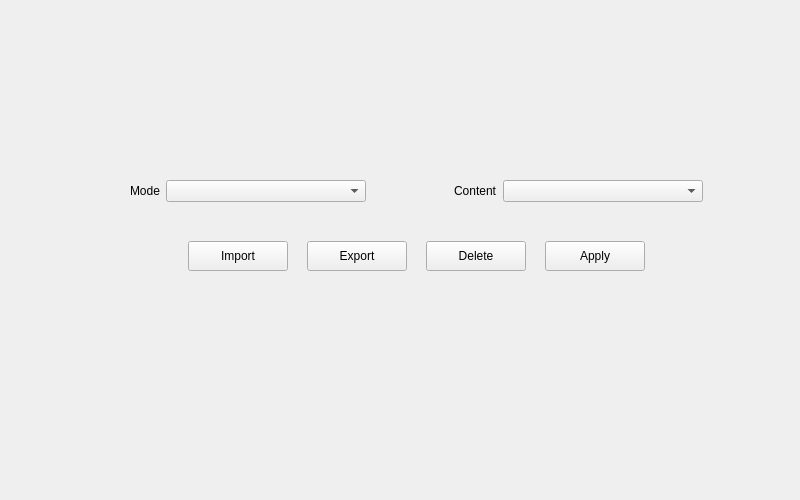
<?xml version="1.0" encoding="UTF-8"?>
<ui version="4.0">
 <class>UC1218_4K_Edid_Form</class>
 <widget class="QWidget" name="UC1218_4K_Edid_Form">
  <property name="geometry">
   <rect>
    <x>0</x>
    <y>0</y>
    <width>800</width>
    <height>500</height>
   </rect>
  </property>
  <property name="windowTitle">
   <string>Form</string>
  </property>
  <widget class="QWidget" name="">
   <property name="geometry">
    <rect>
     <x>130</x>
     <y>180</y>
     <width>573</width>
     <height>91</height>
    </rect>
   </property>
   <layout class="QVBoxLayout" name="verticalLayout">
    <item>
     <layout class="QHBoxLayout" name="horizontalLayout_4">
      <item>
       <layout class="QHBoxLayout" name="horizontalLayout">
        <item>
         <widget class="QLabel" name="edidMode_label">
          <property name="text">
           <string>Mode</string>
          </property>
         </widget>
        </item>
        <item>
         <widget class="QComboBox" name="edidMode_comboBox">
          <property name="sizePolicy">
           <sizepolicy hsizetype="Minimum" vsizetype="Fixed">
            <horstretch>0</horstretch>
            <verstretch>0</verstretch>
           </sizepolicy>
          </property>
          <property name="minimumSize">
           <size>
            <width>200</width>
            <height>0</height>
           </size>
          </property>
         </widget>
        </item>
       </layout>
      </item>
      <item>
       <spacer name="horizontalSpacer_2">
        <property name="orientation">
         <enum>Qt::Horizontal</enum>
        </property>
        <property name="sizeHint" stdset="0">
         <size>
          <width>13</width>
          <height>20</height>
         </size>
        </property>
       </spacer>
      </item>
      <item>
       <layout class="QHBoxLayout" name="horizontalLayout_2">
        <item>
         <widget class="QLabel" name="edidContent_label">
          <property name="text">
           <string>Content</string>
          </property>
         </widget>
        </item>
        <item>
         <widget class="SingleCheckComboBox" name="edidContent_comboBox">
          <property name="sizePolicy">
           <sizepolicy hsizetype="Minimum" vsizetype="Fixed">
            <horstretch>0</horstretch>
            <verstretch>0</verstretch>
           </sizepolicy>
          </property>
          <property name="minimumSize">
           <size>
            <width>200</width>
            <height>0</height>
           </size>
          </property>
         </widget>
        </item>
       </layout>
      </item>
     </layout>
    </item>
    <item>
     <spacer name="verticalSpacer">
      <property name="orientation">
       <enum>Qt::Vertical</enum>
      </property>
      <property name="sizeHint" stdset="0">
       <size>
        <width>20</width>
        <height>18</height>
       </size>
      </property>
     </spacer>
    </item>
    <item>
     <layout class="QHBoxLayout" name="horizontalLayout_5">
      <item>
       <spacer name="horizontalSpacer_5">
        <property name="orientation">
         <enum>Qt::Horizontal</enum>
        </property>
        <property name="sizeHint" stdset="0">
         <size>
          <width>40</width>
          <height>20</height>
         </size>
        </property>
       </spacer>
      </item>
      <item>
       <layout class="QHBoxLayout" name="horizontalLayout_3">
        <item>
         <widget class="QPushButton" name="importEdid_pushButton">
          <property name="minimumSize">
           <size>
            <width>100</width>
            <height>30</height>
           </size>
          </property>
          <property name="text">
           <string>Import</string>
          </property>
         </widget>
        </item>
        <item>
         <spacer name="horizontalSpacer">
          <property name="orientation">
           <enum>Qt::Horizontal</enum>
          </property>
          <property name="sizeHint" stdset="0">
           <size>
            <width>13</width>
            <height>20</height>
           </size>
          </property>
         </spacer>
        </item>
        <item>
         <widget class="QPushButton" name="exportEdid_pushButton">
          <property name="minimumSize">
           <size>
            <width>100</width>
            <height>30</height>
           </size>
          </property>
          <property name="text">
           <string>Export</string>
          </property>
         </widget>
        </item>
        <item>
         <spacer name="horizontalSpacer_3">
          <property name="orientation">
           <enum>Qt::Horizontal</enum>
          </property>
          <property name="sizeHint" stdset="0">
           <size>
            <width>13</width>
            <height>20</height>
           </size>
          </property>
         </spacer>
        </item>
        <item>
         <widget class="QPushButton" name="edidContent_delete_pushButton">
          <property name="minimumSize">
           <size>
            <width>100</width>
            <height>30</height>
           </size>
          </property>
          <property name="text">
           <string>Delete</string>
          </property>
         </widget>
        </item>
        <item>
         <spacer name="horizontalSpacer_4">
          <property name="orientation">
           <enum>Qt::Horizontal</enum>
          </property>
          <property name="sizeHint" stdset="0">
           <size>
            <width>13</width>
            <height>20</height>
           </size>
          </property>
         </spacer>
        </item>
        <item>
         <widget class="QPushButton" name="edidContent_save_pushButton">
          <property name="minimumSize">
           <size>
            <width>100</width>
            <height>30</height>
           </size>
          </property>
          <property name="text">
           <string>Apply</string>
          </property>
         </widget>
        </item>
       </layout>
      </item>
      <item>
       <spacer name="horizontalSpacer_6">
        <property name="orientation">
         <enum>Qt::Horizontal</enum>
        </property>
        <property name="sizeHint" stdset="0">
         <size>
          <width>40</width>
          <height>20</height>
         </size>
        </property>
       </spacer>
      </item>
     </layout>
    </item>
   </layout>
  </widget>
 </widget>
 <customwidgets>
  <customwidget>
   <class>SingleCheckComboBox</class>
   <extends>QComboBox</extends>
   <header>src.components.SingleCheckComboBox</header>
  </customwidget>
 </customwidgets>
 <resources/>
 <connections/>
</ui>
